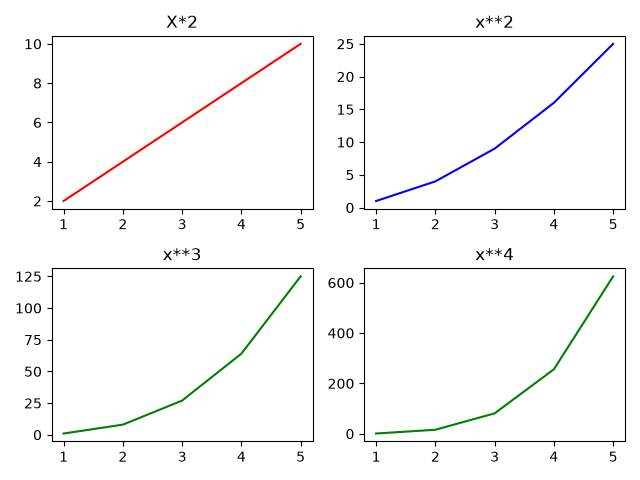

Generate this figure with Python:
import matplotlib.pyplot as plt 
import numpy as np

x = np.array([1,2,3,4,5])

figure,axes = plt.subplots(2,2)

axes[0,0].plot(x, x*2,color = "red")
axes[0,0].set_title("X*2")


axes[0,1].plot(x,x**2,color = "blue")
axes[0,1].set_title("x**2")

axes[1,0].plot(x,x**3,color = "green")
axes[1,0].set_title("x**3")

axes[1,1].plot(x,x**4,color = "green")
axes[1,1].set_title("x**4")


plt.tight_layout()
plt.savefig("009_SubPlots.png")
plt.show()
